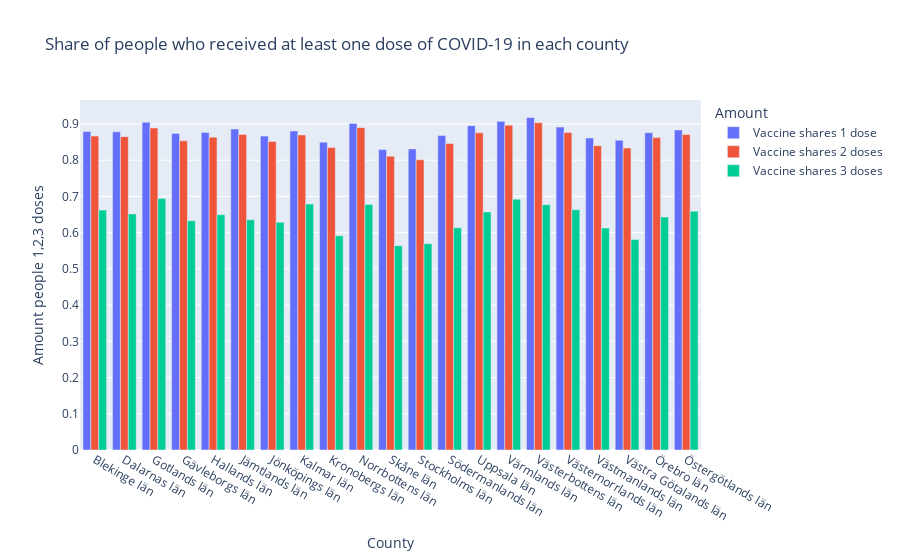

The notebook cell this image was saved under:
### Code cell
# f) Creating new DF grouped by share -> county

fig = px.bar(
    data_frame=vaccine_share_län,
    x="Län_namn",
    y=[
        vaccine_share_län["Antal minst 1 dos"] / vaccine_share_län["Befolkning"],
        vaccine_share_län["Antal minst 2 doser"] / vaccine_share_län["Befolkning"],
        vaccine_share_län["Antal 3 doser"] / vaccine_share_län["Befolkning"],
    ],
    labels={"Län_namn": "County", "y": "Doser", "variable": "Amount"},
    title="Share of people who received at least one dose of COVID-19 in each county",
    barmode="group", # We don't want to stack the bars
)

fig.update_layout(yaxis_title="Amount people 1,2,3 doses")

# New variable names
# Got help with this. Since my plot from the start where very simplefied in a bad way. Or rather couldn't find the command for switching names in the label of the hoover. And amount to the right.
newnames = {
    "wide_variable_0": "Vaccine shares 1 dose",
    "wide_variable_1": "Vaccine shares 2 doses",
    "wide_variable_2": "Vaccine shares 3 doses",
}
fig.for_each_trace(
    lambda t: t.update(
        name=newnames[t.name],
        legendgroup=newnames[t.name],
        hovertemplate=t.hovertemplate.replace(t.name, newnames[t.name]),
    )
)
fig.show()

### Figure 1 — Plotly figure (JSON) as saved in the notebook; plotly's stock layout.template omitted (floating-point values rounded to 4 significant figures)
{"data": [{"alignmentgroup": "True", "hovertemplate": "Amount=Vaccine shares 1 dose<br>County=%{x}<br>value=%{y}<extra></extra>", "legendgroup": "Vaccine shares 1 dose", "marker": {"color": "#636efa", "pattern": {"shape": ""}}, "name": "Vaccine shares 1 dose", "offsetgroup": "wide_variable_0", "orientation": "v", "showlegend": true, "textposition": "auto", "type": "bar", "x": ["Blekinge län", "Dalarnas län", "Gotlands län", "Gävleborgs län", "Hallands län", "Jämtlands län", "Jönköpings län", "Kalmar län", "Kronobergs län", "Norrbottens län", "Skåne län", "Stockholms län", "Södermanlands län", "Uppsala län", "Värmlands län", "Västerbottens län", "Västernorrlands län", "Västmanlands län", "Västra Götalands län", "Örebro län", "Östergötlands län"], "xaxis": "x", "y": [0.8792, 0.8784, 0.9047, 0.8738, 0.8765, 0.8859, 0.8664, 0.8808, 0.8498, 0.9015, 0.8293, 0.8312, 0.8683, 0.8954, 0.9072, 0.9178, 0.8913, 0.861, 0.8551, 0.8759, 0.8834], "yaxis": "y"}, {"alignmentgroup": "True", "hovertemplate": "Amount=Vaccine shares 2 doses<br>County=%{x}<br>value=%{y}<extra></extra>", "legendgroup": "Vaccine shares 2 doses", "marker": {"color": "#EF553B", "pattern": {"shape": ""}}, "name": "Vaccine shares 2 doses", "offsetgroup": "wide_variable_1", "orientation": "v", "showlegend": true, "textposition": "auto", "type": "bar", "x": ["Blekinge län", "Dalarnas län", "Gotlands län", "Gävleborgs län", "Hallands län", "Jämtlands län", "Jönköpings län", "Kalmar län", "Kronobergs län", "Norrbottens län", "Skåne län", "Stockholms län", "Södermanlands län", "Uppsala län", "Värmlands län", "Västerbottens län", "Västernorrlands län", "Västmanlands län", "Västra Götalands län", "Örebro län", "Östergötlands län"], "xaxis": "x", "y": [0.8665, 0.8649, 0.8888, 0.8535, 0.8636, 0.8711, 0.8516, 0.8697, 0.8347, 0.8897, 0.8109, 0.8011, 0.8461, 0.8757, 0.8968, 0.9034, 0.8762, 0.84, 0.8336, 0.8624, 0.8709], "yaxis": "y"}, {"alignmentgroup": "True", "hovertemplate": "Amount=Vaccine shares 3 doses<br>County=%{x}<br>value=%{y}<extra></extra>", "legendgroup": "Vaccine shares 3 doses", "marker": {"color": "#00cc96", "pattern": {"shape": ""}}, "name": "Vaccine shares 3 doses", "offsetgroup": "wide_variable_2", "orientation": "v", "showlegend": true, "textposition": "auto", "type": "bar", "x": ["Blekinge län", "Dalarnas län", "Gotlands län", "Gävleborgs län", "Hallands län", "Jämtlands län", "Jönköpings län", "Kalmar län", "Kronobergs län", "Norrbottens län", "Skåne län", "Stockholms län", "Södermanlands län", "Uppsala län", "Värmlands län", "Västerbottens län", "Västernorrlands län", "Västmanlands län", "Västra Götalands län", "Örebro län", "Östergötlands län"], "xaxis": "x", "y": [0.6622, 0.6518, 0.694, 0.6329, 0.6494, 0.6355, 0.6286, 0.679, 0.5911, 0.678, 0.5639, 0.5695, 0.6134, 0.6572, 0.6924, 0.6769, 0.6631, 0.6128, 0.5809, 0.643, 0.6591], "yaxis": "y"}], "layout": {"barmode": "group", "legend": {"title": {"text": "Amount"}, "tracegroupgap": 0}, "title": {"text": "Share of people who received at least one dose of COVID-19 in each county"}, "xaxis": {"anchor": "y", "domain": [0, 1], "title": {"text": "County"}}, "yaxis": {"anchor": "x", "domain": [0, 1], "title": {"text": "Amount people 1,2,3 doses"}}}}
